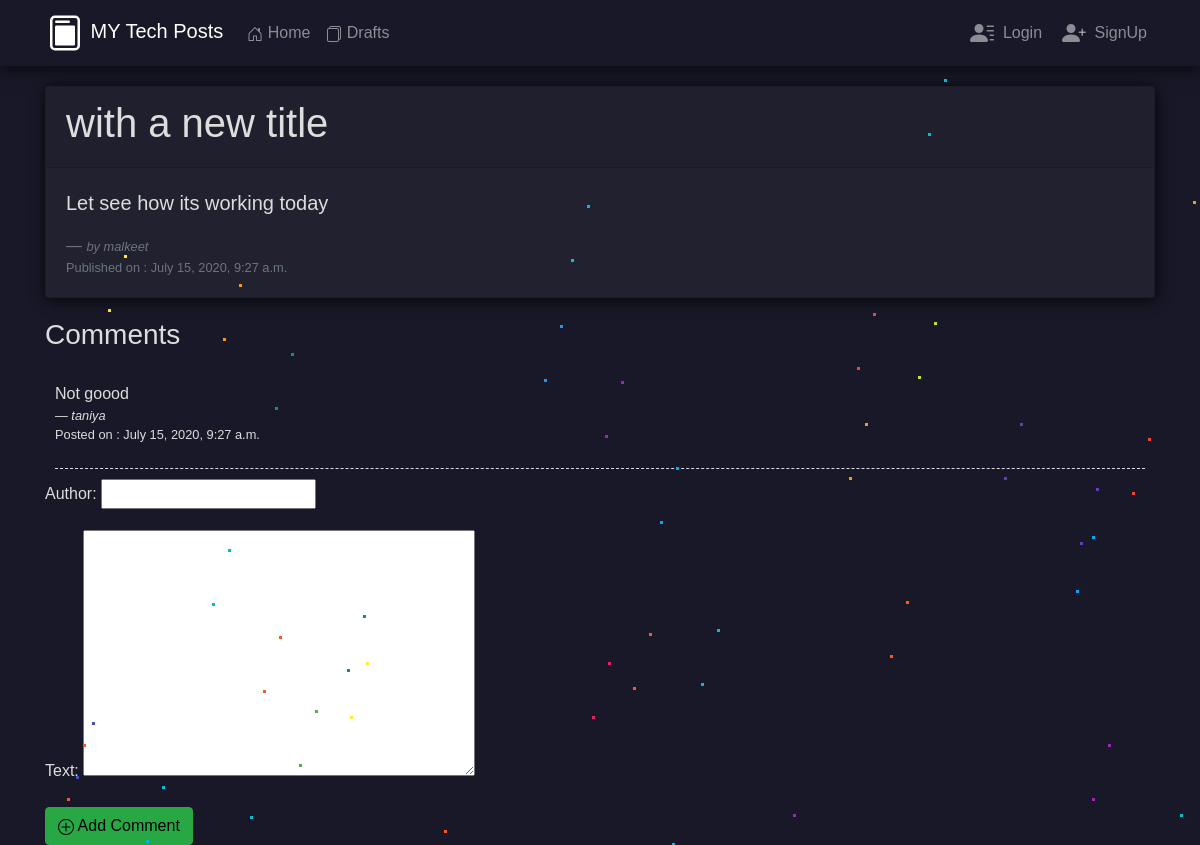
The app's page /blog/post_detail/25/, older data.
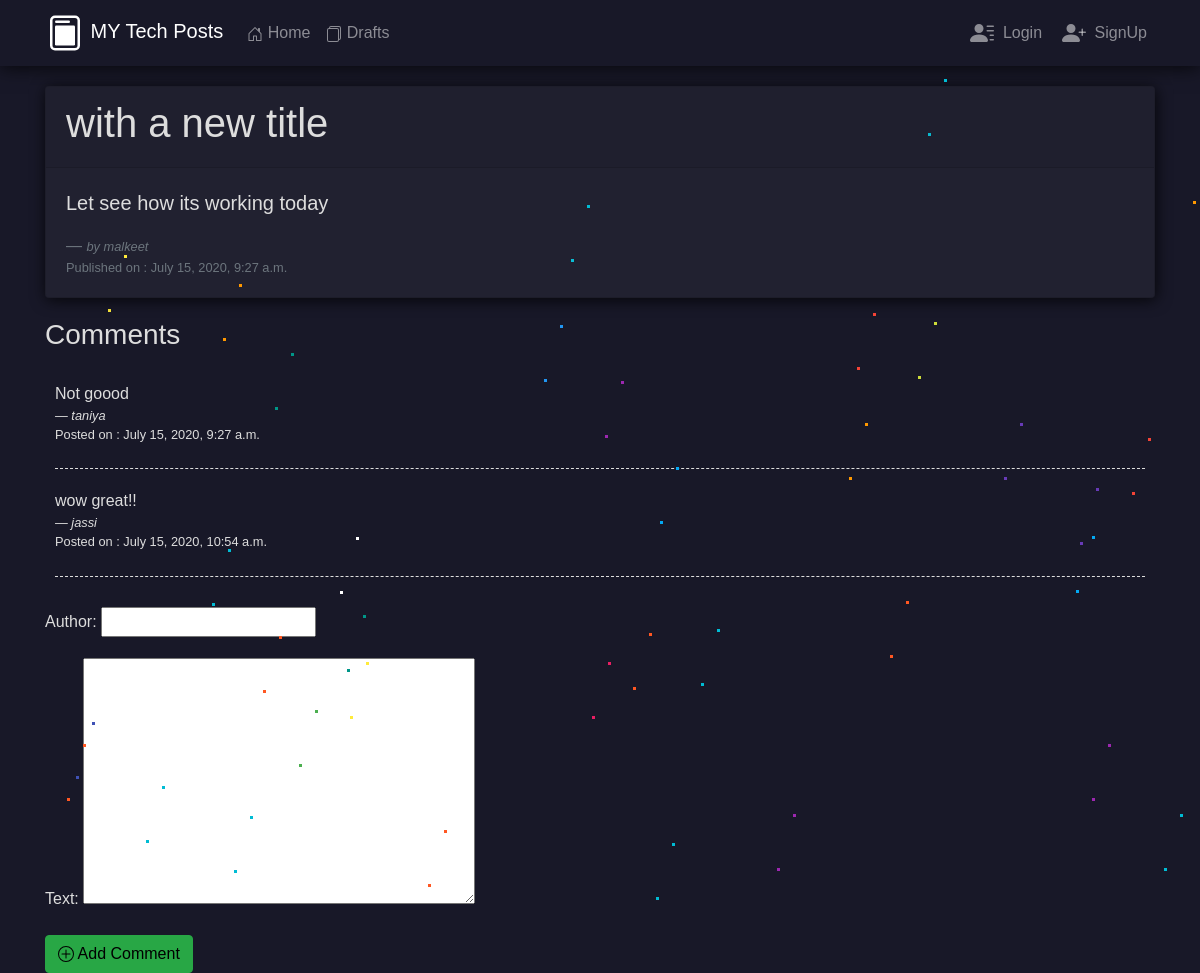
The same page, newer data.
### blog/models.py (models this page shows, shortened)
class Comment(models.Model):
    post = models.ForeignKey("blog.Post",related_name='comments',on_delete=models.CASCADE)
    text = models.TextField()
    approved_comment = models.BooleanField(default=False)
    author = models.CharField(max_length=200)
    date_created = models.DateTimeField(auto_now_add=True)

### blog/views.py (the view, shortened to what this page needs)
# urls.py: path('post_detail/<slug:pk>/',views.PostDetailView.as_view(),name = 'postdetail'),
class PostDetailView(FormMixin, DetailView):
    template_name = 'blog/post_detail.html'
    model = Post
    form_class = CommentForm
    def get_context_data(self, **kwargs):
        context = super(PostDetailView, self).get_context_data(**kwargs)
        context['form'] = CommentForm(initial={'post': self.object})
        return context

### blog/forms.py
class CommentForm(forms.ModelForm):
    class Meta():
        model = Comment
        fields = ('author','text', 'post')
        widgets = {
            'title' : forms.TextInput(attrs={'class':'textinputclass'}),
            'text' : forms.Textarea(attrs={'class':'editable medium-editor-textarea'}),
            'post' : forms.HiddenInput(),
        }

### blog/templates/blog/post_detail.html (shortened to what this page needs)
{% extends 'blog/base.html' %}
{% block body_block %}
<div>
    <div class="card read_card">
        <div class="card-header">
            <h1>{{post.title}}</h1>
        </div>
        <div class="card-body">
            <blockquote class="blockquote mb-0">
                <p>{{post.text}}</p>
                <footer class="blockquote-footer"><em><small>by {{post.author}}</small></em><br>
                    <small>Published on : {{post.date_posted}}</small></footer>
            </blockquote>
        </div>
    </div>
</div>
<div>
    <h3 style="margin: 20px 0">Comments</h3>
    {% for c in post.comments.all%}
    <div class="comments">
        {% if user == post.author or c.approved_comment %}
        <div>{{c.text}}</div>
        <cite><small>&mdash; {{c.author}}</small></cite>
        <div><small>Posted on : {{c.date_created}}</small></div>
        {% endif %}
        {% if c.approved_comment %}
        <div class="comments_border">&nbsp;</div>
        {% endif %}
    </div>
    {% endfor %}
    <form method="POST">
        {{form.as_p}}
        <button class="comment-btn" type="submit">
            <a class="btn btn-success">
                Add Comment
            </a>
        </button>
    </form>
    {% endblock body_block %}

Row changes from the older to the newer data that the page shows:
added Comment: text "wow great!!", author "jassi", date_created "July 15, 2020, 10:54 a.m.", approved_comment True (drawn)
